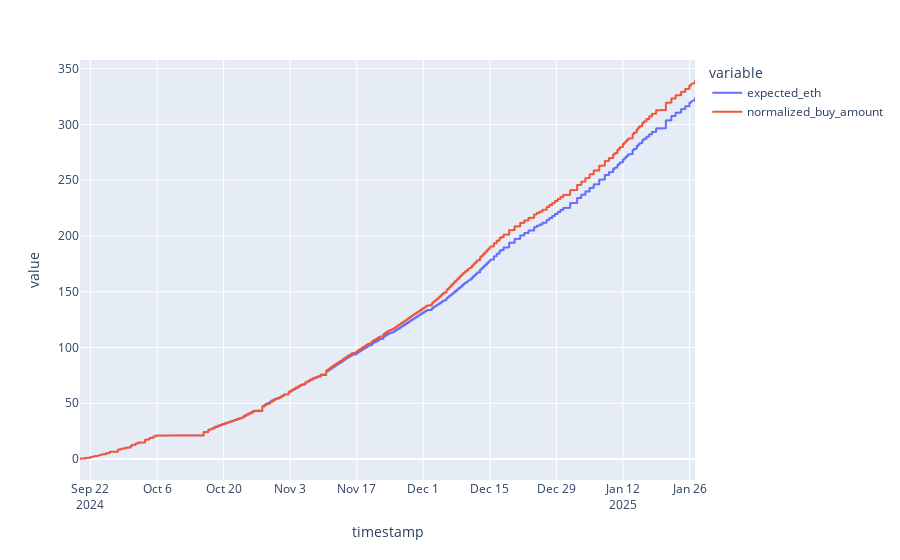

Notebook code for this chart:
### Code cell
px.line(incentive_token_df[["expected_eth", "normalized_buy_amount"]].cumsum())

### Figure 1 — Plotly figure (JSON) as saved in the notebook; plotly's stock layout.template omitted (floating-point values rounded to 4 significant figures; data arrays with more than 128 entries replaced by an {"elided": "..."} marker saying what was removed)
{"data": [{"hovertemplate": "variable=expected_eth<br>timestamp=%{x}<br>value=%{y}<extra></extra>", "legendgroup": "expected_eth", "line": {"color": "#636efa", "dash": "solid"}, "marker": {"symbol": "circle"}, "mode": "lines", "name": "expected_eth", "showlegend": true, "type": "scattergl", "x": {"elided": "1327 str values"}, "xaxis": "x", "y": {"elided": "1327 float values"}, "yaxis": "y"}, {"hovertemplate": "variable=normalized_buy_amount<br>timestamp=%{x}<br>value=%{y}<extra></extra>", "legendgroup": "normalized_buy_amount", "line": {"color": "#EF553B", "dash": "solid"}, "marker": {"symbol": "circle"}, "mode": "lines", "name": "normalized_buy_amount", "showlegend": true, "type": "scattergl", "x": {"elided": "1327 str values"}, "xaxis": "x", "y": {"elided": "1327 float values"}, "yaxis": "y"}], "layout": {"legend": {"title": {"text": "variable"}, "tracegroupgap": 0}, "margin": {"t": 60}, "xaxis": {"anchor": "y", "domain": [0, 1], "title": {"text": "timestamp"}}, "yaxis": {"anchor": "x", "domain": [0, 1], "title": {"text": "value"}}}}
